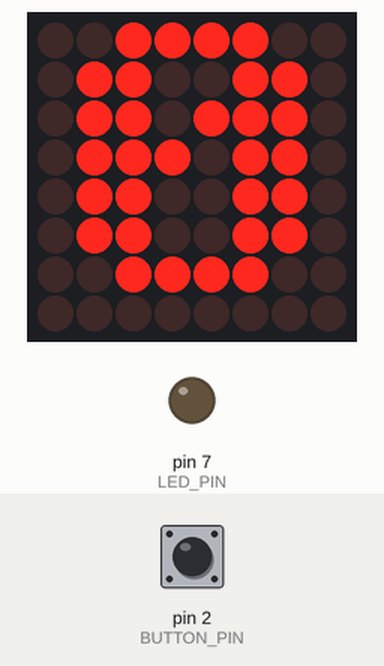
A sketch run on a simulated Arduino Uno, built with avr-gcc and run on an emulated ATmega328P. Parts: 8×8 LED matrix, output pins drawn as LEDs (lit = HIGH). Inputs (shaded band) come from the test bench; at power-on: pin 2 (BUTTON_PIN) HIGH. The local clock reads 2024-03-15 10:24:30 at power-on unless the sketch sets it.

Above: at 1.2 s.
1.3 s: pin 2 (BUTTON_PIN) pulled LOW for 0.15 s
At 2.5 s:
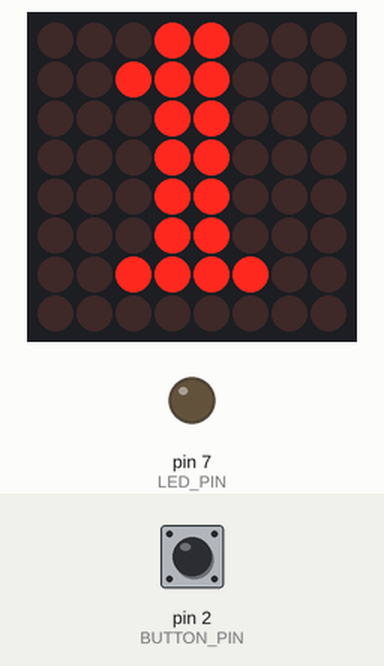
4.4 s: pin 2 (BUTTON_PIN) pulled LOW for 1 s
At 5.5 s:
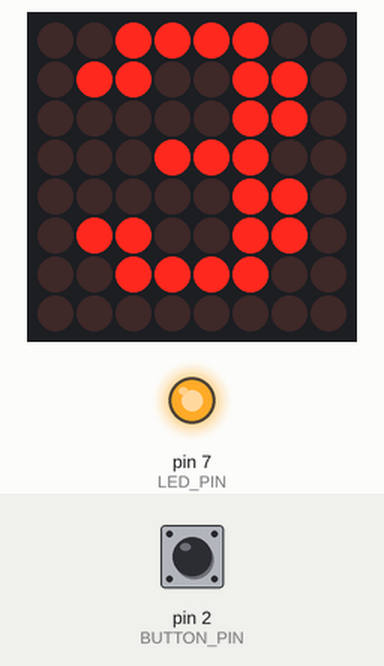
7.4 s: pin 2 (BUTTON_PIN) pulled LOW for 0.15 s
At 9.8 s:
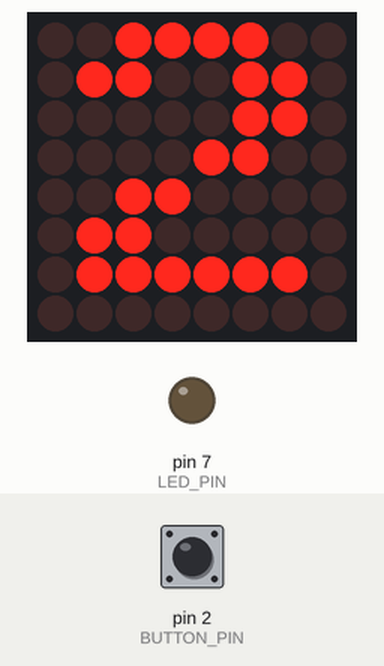
13.5 s: pin 2 (BUTTON_PIN) pulled LOW for 3.2 s
At 14.7 s:
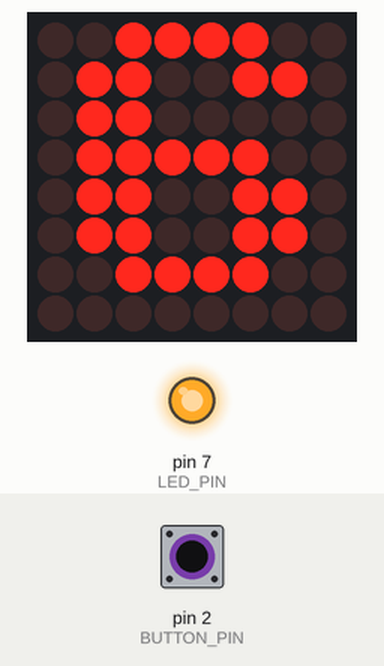
18.2 s: pin 2 (BUTTON_PIN) pulsed LOW 2 times (0.12 s each, 0.3 s apart)
At 19.7 s:
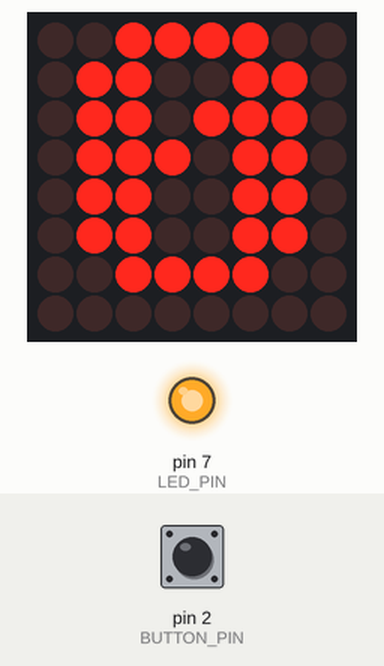
Timing chart, 0 to 21.5 s (numbered marks = the images above; inputs shaded):
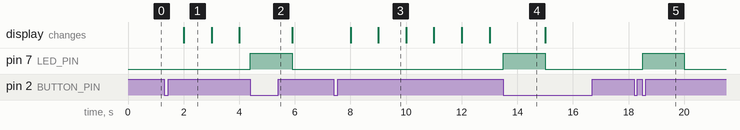

Measured:
- after the input at 1.3 s, the display: changes after 0.70 s (image 1)
- after the input at 4.4 s, pin 7 (LED_PIN): LOW → HIGH at once, → LOW 1.5 s later
- after the input at 7.4 s, the display: first changes after 0.60 s (image 3 shows a later state)
- after the input at 13.5 s, pin 7 (LED_PIN): LOW → HIGH at once, → LOW 1.5 s later
- after the input at 18.2 s, pin 7 (LED_PIN): LOW → HIGH after 0.30 s, → LOW 1.5 s later
- what the display in image 1 shows lasts 1.0 s, from 2.0 s to 3.0 s

The sketch:

lab3_rtc_reaction_game.ino
```cpp
#include <Wire.h>

#include <RTClib.h>

#include <LedControl.h>


// MAX7219 pins

const int DIN_PIN = 11;

const int CLK_PIN = 13;

const int CS_PIN = 10;


// IO pins

const int BUTTON_PIN = 2;

const int LED_PIN = 7;


// Game settings

const int TARGET_VALUE = 7;

const unsigned long WINDOW = 10000;  // ±100 ms as required


RTC_DS1307 rtc;

LedControl lc(DIN_PIN, CLK_PIN, CS_PIN, 1);


// State machine

int state = 0;   // 0 = idle, 1 = counting

int counter = 0;

int lastSecond = -1;

unsigned long targetTime = 0;

int lastButton = HIGH;


// Digit patterns

const byte DIGITS[10][8] = {

 {B00111100,B01100110,B01101110,B01110110,B01100110,B01100110,B00111100,B00000000},

 {B00011000,B00111000,B00011000,B00011000,B00011000,B00011000,B00111100,B00000000},

 {B00111100,B01100110,B00000110,B00001100,B00110000,B01100000,B01111110,B00000000},

 {B00111100,B01100110,B00000110,B00011100,B00000110,B01100110,B00111100,B00000000},

 {B00001100,B00011100,B00101100,B01001100,B01111110,B00001100,B00001100,B00000000},

 {B01111110,B01100000,B01111100,B00000110,B00000110,B01100110,B00111100,B00000000},

 {B00111100,B01100110,B01100000,B01111100,B01100110,B01100110,B00111100,B00000000},

 {B01111110,B01100110,B00000110,B00001100,B00011000,B00011000,B00011000,B00000000},

 {B00111100,B01100110,B01100110,B00111100,B01100110,B01100110,B00111100,B00000000},

 {B00111100,B01100110,B01100110,B00111110,B00000110,B01100110,B00111100,B00000000}

};


void setup() {

 pinMode(BUTTON_PIN, INPUT_PULLUP);

 pinMode(LED_PIN, OUTPUT);


 lc.shutdown(0, false);

 lc.setIntensity(0, 8);

 lc.clearDisplay(0);


 Wire.begin();

 rtc.begin();


 displayNumber(0);

}


void loop() {


 int button = digitalRead(BUTTON_PIN);

 bool pressed = (lastButton == HIGH && button == LOW);

 lastButton = button;


 DateTime now = rtc.now();

 int sec = now.second();


 // ---------- IDLE ----------

 if (state == 0) {

  if (pressed) {

   counter = 0;

   displayNumber(counter);

   lastSecond = sec;

   state = 1;

  }

 }


 // ---------- COUNTING ----------

 else if (state == 1) {


  // EARLY PRESS

  if (pressed && counter < TARGET_VALUE) {

   showEarly();

   resetGame();

   return;

  }


  if (sec != lastSecond) {

   lastSecond = sec;

   counter++;


   if (counter <= 9) {

    displayNumber(counter);

   }


   if (counter == TARGET_VALUE) {

    targetTime = millis();

   }


   if (counter == 10) {

    showTen();

   }

  }


  // CORRECT or LATE press (after target)

  if (pressed && counter >= TARGET_VALUE) {


   unsigned long diff = millis() - targetTime;


   if (diff <= WINDOW) {

    showCorrect();

   } else {

    showLate();

   }


   resetGame();

  }

 }

}


// ---------------- FUNCTIONS ----------------


void displayNumber(int value) {

 lc.clearDisplay(0);

 for (int row = 0; row < 8; row++) {

  lc.setRow(0, row, DIGITS[value][row]);

 }

}


void showTen() {

 for (int row = 0; row < 8; row++) {

  lc.setRow(0, row, B11111111);

 }

}


void showEarly() {

 digitalWrite(LED_PIN, HIGH);

 delay(1500);

 digitalWrite(LED_PIN, LOW);

}


void showCorrect() {

 for (int i = 0; i < 6; i++) {

  digitalWrite(LED_PIN, HIGH);

  delay(200);

  digitalWrite(LED_PIN, LOW);

  delay(200);

 }

}


void showLate() {

 for (int i = 0; i < 12; i++) {

  digitalWrite(LED_PIN, HIGH);

  delay(80);

  digitalWrite(LED_PIN, LOW);

  delay(80);

 }

}


void resetGame() {

 counter = 0;

 displayNumber(0);

 state = 0;

}
```
